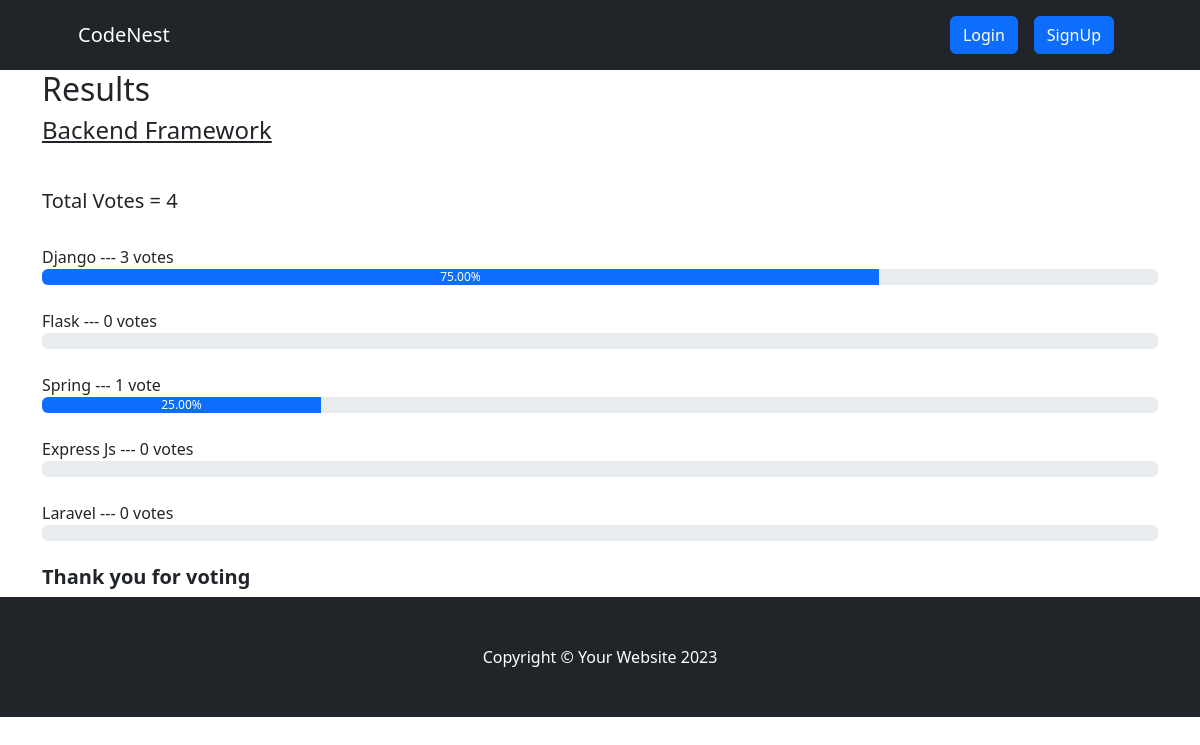
Page /result/backend-framework on the committed database.
### voteapp/models.py (models this page shows, shortened)
class Category(models.Model):
    title = models.CharField(max_length=200)
    slug = models.SlugField(blank=True, null=True)
    description = models.TextField(blank=True, null=True)
    total_vote = models.IntegerField(default=0)
    voters = models.ManyToManyField(User, blank=True)

class CategoryItem(models.Model):
    title = models.CharField(max_length=200)
    total_vote = models.IntegerField(default=0)
    category = models.ForeignKey(Category, on_delete=models.CASCADE, related_name="items")
    voters = models.ManyToManyField(User, blank=True)
    @property
    def percentage_vote(self):
        category_votes = self.category.total_vote
        item_votes = self.total_vote
        if category_votes == 0:
            vote_in_percentage = 0
        else:
            vote_in_percentage = (item_votes/category_votes) * 100
        return vote_in_percentage

### voteapp/views.py (the view)
# urls.py: path("result/<str:slug>", views.result, name ='result'),
def result(request, slug):
    category = Category.objects.get(slug=slug)
    items = CategoryItem.objects.filter(category=category)
    context = {"category": category, "items": items}
    return render(request, "result.html", context)

### voteapp/templatetags/custom_filters.py (called while the page is built)
@register.filter(name="has_voted")
def has_voted(user, voters):
    return any(user.id== voter.id for voter in voters)

### voteapp/templates/result.html (shortened to what this page needs)
{% extends 'base.html' %}
{% block content %}
{% load humanize %}
{% load custom_filters %}
<div class="container result-container">
    <div class="sub-container">
      <h2>Results</h2>
      <h4>{{category.title}}</h4>
      <br>
      <h5>Total Votes = {{category.total_vote}}</h5>
      <br />
      {% for item in items  %}
      {% if request.user|has_voted:item.voters.all %}
      <small>{{item.title}}</strong> --- {{item.total_vote}} vote{{item.total_vote | pluralize:",s"}} ---  <strong>[voted]</strong> </small>
      <div class="progressContainer">
        <div class="progress">
          <div
            class="progress-bar"
            role="progressbar"
            aria-label="Example with label"
            style="width:{{item.percentage_vote | floatformat:2}}%;"
            aria-valuenow="25"
            aria-valuemin="0"
            aria-valuemax="100"
          >
          {{item.percentage_vote | floatformat:2}}%
          </div>
        </div>
      </div>
      <br>
      {% else %}
      <small>{{item.title}}</strong> --- {{item.total_vote}} vote{{item.total_vote | pluralize:",s"}} </small>
      <div class="progressContainer">
        <div class="progress">
          <div
            class="progress-bar"
            role="progressbar"
            aria-label="Example with label"
            style="width:{{item.percentage_vote | floatformat:2}}%;"
            aria-valuenow="25"
            aria-valuemin="0"
            aria-valuemax="100"
          >
          {{item.percentage_vote | floatformat:2}}%
          </div>
        </div>
      </div>
      <br>
      {% endif %}
      {% endfor %}
      <h5 style="font-weight: bold">Thank you for voting</h5>
    </div>
  </div>
{% endblock content %}

### voteapp/static/css/style.css (style rules this page uses)
* { box-sizing: border-box; }
.result-container { display: flex; align-items: center; justify-content: center; }
.sub-container { width: inherit }
.result-container h4 { text-decoration: underline; margin-bottom: 20px; }
.result-container small { font-size: 16px; font-weight: 500; }

### rows in the picture
Category: title "Backend Framework", total_vote "4"
CategoryItem: title "Django", total_vote "3", total_vote|pluralize "s", percentage_vote "75.00"
CategoryItem: title "Flask", total_vote "0", total_vote|pluralize "s"
CategoryItem: title "Spring", total_vote "1", percentage_vote "25.00"
CategoryItem: title "Express Js", total_vote "0", total_vote|pluralize "s"
CategoryItem: title "Laravel", total_vote "0", total_vote|pluralize "s"
